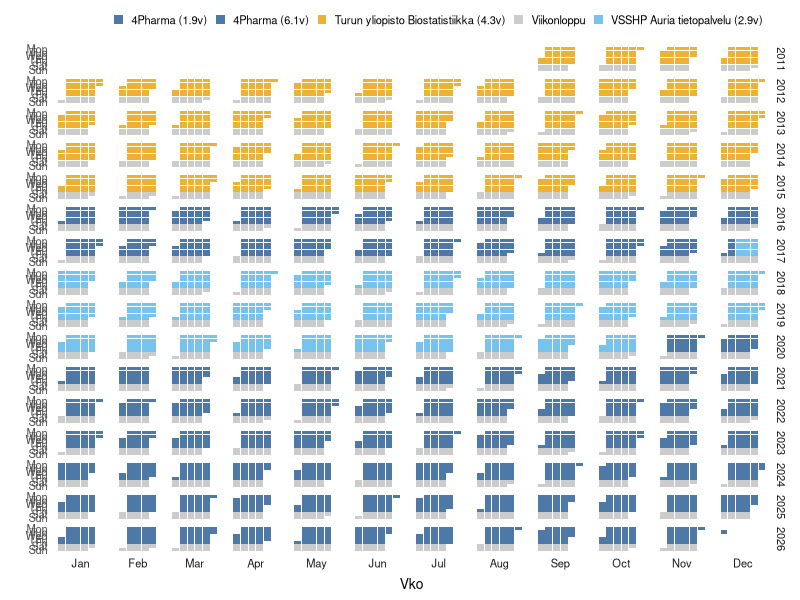
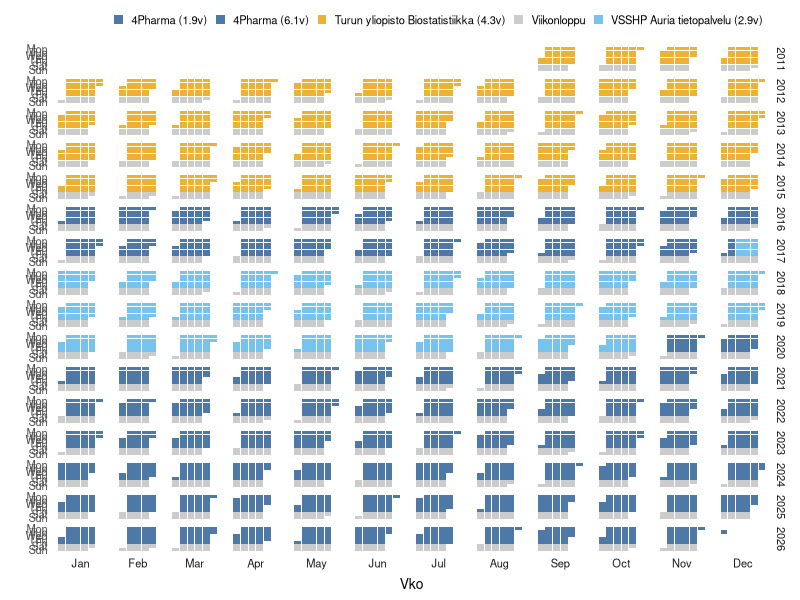

The R source for these figures, in order:
# kirjastot
library(data.table)
library(lubridate)
library(ggplot2)
library(gridExtra)



# päivämäärät
ty.alku <- as.Date("2011-09-01")
ty.loppu <- as.Date("2015-12-31")
fourp1.alku <- as.Date("2016-01-01")
fourp1.loppu <- as.Date("2017-12-10")
atp.alku <- as.Date("2017-12-11")
atp.loppu <- as.Date("2020-10-31")
fourp2.alku <- as.Date("2020-11-01")
fourp2.loppu <- today()

# irtisanomisaika
irt.aika <- 14



# kokoa data.tableksi
ura <- rbind(data.table(date = seq(ty.alku, ty.loppu, 1), workplace = "Turun yliopisto Biostatistiikka"),
             data.table(date = seq(fourp1.alku, fourp1.loppu, 1), workplace = "4Pharma"),
             data.table(date = seq(atp.alku, atp.loppu, 1), workplace = "VSSHP Auria tietopalvelu"),
             data.table(date = seq(fourp2.alku, fourp2.loppu + irt.aika, 1), workplace = "4Pharma"))

# numeroi vuoden ja kuukauden mukaan viikkonumerot
ura[, w := rleid(isoweek(date)), list(year(date), month(date))]

# laske työsuhteen kesto
ura[, workplace := paste(workplace, paste0("(", sprintf("%2.1f", interval(min(date), max(date))/years(1)), "v)")), list(rleid(workplace), workplace)]

# merkitse viikonloput
ura[wday(date, week_start = 1) %in% 6:7, workplace := "Viikonloppu"]



# anna värit ero työpaikoille + viikonlopuille
colmap <- colmap.names <- unique(ura$workplace)
colmap[grepl("Auria", colmap, T)] <- "#56B4E9CC"
colmap[grepl("Bio", colmap, T)] <- "#E69F00CC"
colmap[grepl("4P", colmap, T)] <- "#4E79A7"
colmap[grepl("Viikonloppu", colmap, T)] <- "#CCCCCC"
names(colmap) <- colmap.names



# piirrä kuva
ggplot(ura, aes(x = w, y = wday(date, week_start = 1, label = T))) +
  # piirrä laatikko per viikonpäivä per viikko
  geom_tile(aes(fill = workplace, width = 0.9, height = 0.9), size = 1) +
  # käännä y-akselin suunta
  scale_y_discrete(limits = rev) +
  # muunna x-akseli
  scale_x_discrete() +
  # muuta väritys halutunlaiseksi
  scale_fill_manual(values = colmap) +
  # jaa viikonpäivä x viikko -visualisaatio vuoden ja kuukauden mukaiseksi matriisiksi
  facet_grid(year(date) ~ month(date, label = T), scales="free", space="free", switch = 'x') +
  # aseta selitteet
  labs(x = "Vko", y = "") +
  # hienosäädä teema
  theme_bw(base_size = 10) +
  theme(legend.title = element_blank(),
        panel.grid = element_blank(),
        panel.border = element_blank(),
        axis.ticks = element_blank(),
        strip.background = element_blank(),
        legend.position = "top",
        legend.justification = "right",
        legend.direction = "horizontal",
        legend.key.size = unit(0.3, "cm"),
        legend.spacing.x = unit(0.2, "cm"))


ggsave("ura.png", device = "png", width = 500, height = 500, units = "px", dpi = 180, scale = 3.9)
